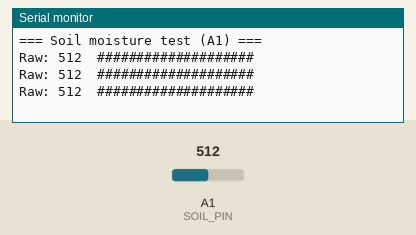
This sketch was run on a simulated Arduino Uno, built with avr-gcc and run on an emulated ATmega328P. Shown: the last lines printed to the serial monitor. Inputs (shaded band) come from the test bench; at power-on: A1 (SOIL_PIN) = 512.

Above: at 1.2 s.
1.3 s: A1 (SOIL_PIN) set to 716
At 1.9 s:
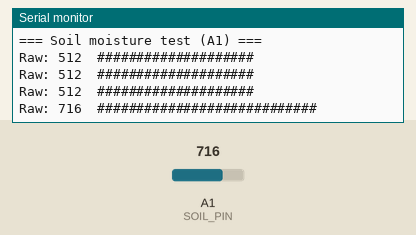
3.5 s: A1 (SOIL_PIN) set to 900
At 3.9 s:
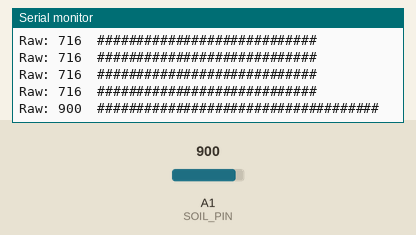
5.5 s: A1 (SOIL_PIN) set to 1023
At 5.9 s:
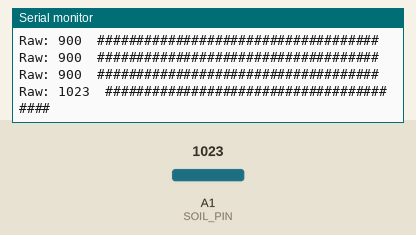
7.5 s: A1 (SOIL_PIN) set to 306
At 7.9 s:
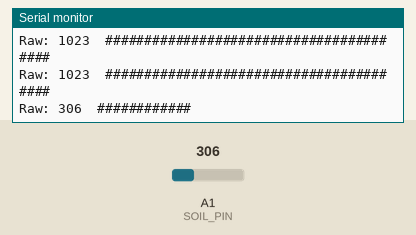
9.5 s: A1 (SOIL_PIN) set to 122
At 9.9 s:
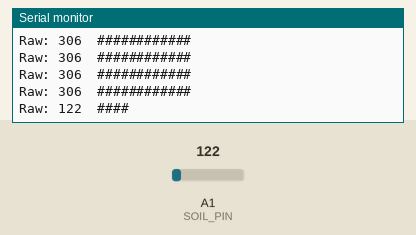
11.5 s: A1 (SOIL_PIN) set to 0
At 11.9 s:
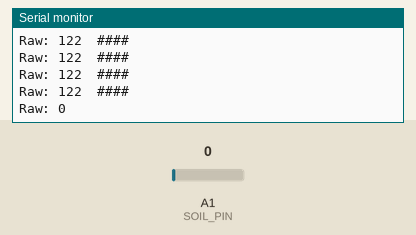

Measured:
- after the input at 1.3 s, the serial monitor: prints a new line after 0.20 s (image 1)
- after the input at 3.5 s, the serial monitor: prints a new line at once (image 2)
- after the input at 5.5 s, the serial monitor: prints a new line at once (image 3)
- after the input at 7.5 s, the serial monitor: prints a new line at once (image 4)
- after the input at 9.5 s, the serial monitor: prints a new line at once (image 5)
- after the input at 11.5 s, the serial monitor: prints a new line at once (image 6)

The sketch:

03_soil_moisture.ino
```cpp
// TEST 03: Capacitive soil moisture sensor
// Wiring: VCC -> 5V (or 3.3V), GND -> GND, AOUT -> A1
// Prints raw ADC (0-1023) twice a second. Capacitive sensors read HIGH when DRY, LOWER when WET.
// Test: hold in air (dry), then dip the sensing part (not the electronics) in water.

const int SOIL_PIN = A1;

void setup() {
  Serial.begin(9600);
  Serial.println("=== Soil moisture test (A1) ===");
}

void loop() {
  analogRead(SOIL_PIN);            // throwaway read to settle the ADC
  int raw = analogRead(SOIL_PIN);
  Serial.print("Raw: ");
  Serial.print(raw);
  Serial.print("  ");
  for (int i = 0; i < raw / 25; i++) Serial.print('#');
  Serial.println();
  delay(500);
}
```
